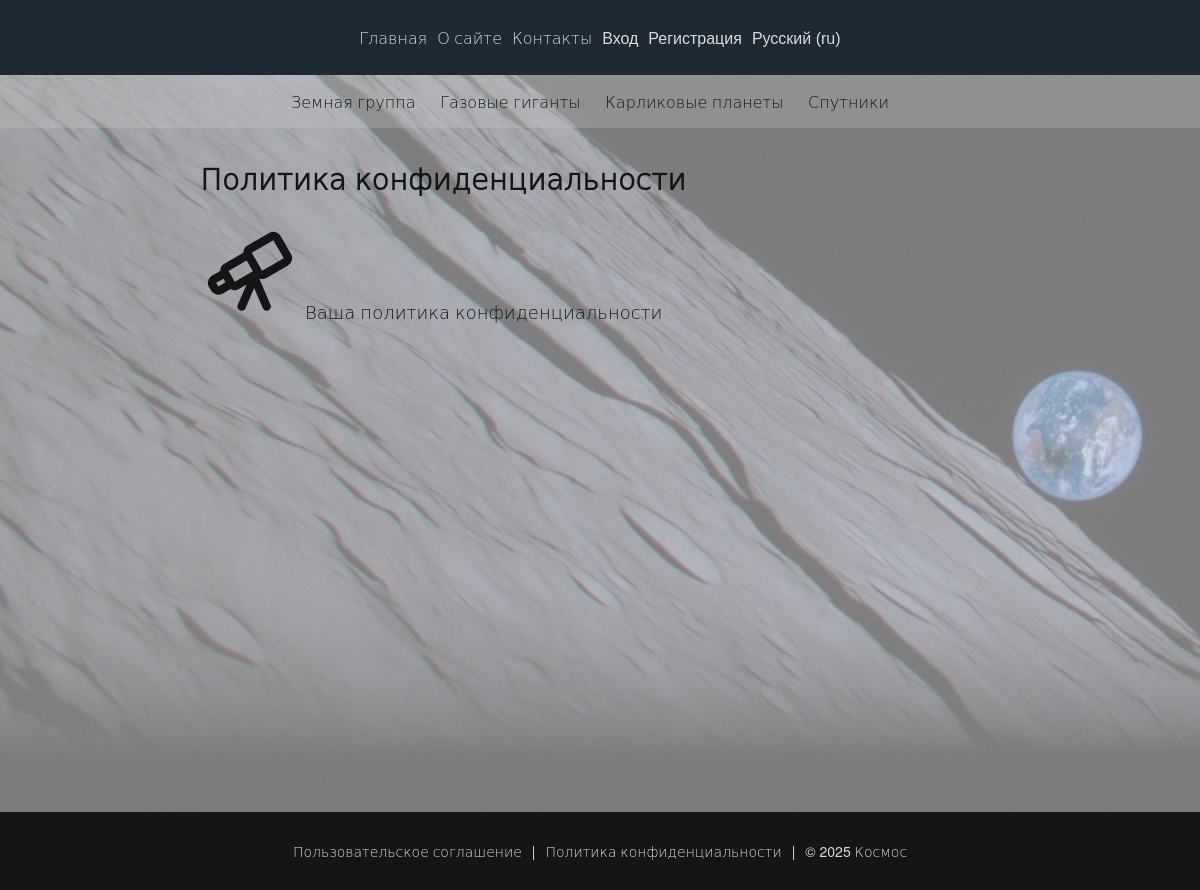
The app's page /privacy/ with its own data.
### base/models.py (models this page shows, shortened)
class Category(models.Model):
    cat_name = models.CharField(max_length=100, db_index=True, verbose_name=_('Category'))
    cat_slug = models.SlugField(max_length=255, unique=True, db_index=True)
    objects = models.Manager()
    class Meta:
        verbose_name = _('category')
        verbose_name_plural = _('Categories')
    def get_absolute_url(self):
        return reverse('category', kwargs={'cat_slug': self.cat_slug})

### base/views.py (the view)
# urls.py: path('privacy/', views.PrivacyPage.as_view(), name='privacy'),
class PrivacyPage(TemplateView):
    template_name = 'base/privacy.html'
    extra_context = {
        'title': _('Privacy'),
        'page_header': _('Privacy & Security'),
        'page_post': _('Your privacy policy')
    }

### base/templatetags/base_tags.py (called while the page is built)
@register.inclusion_tag('base/category.html')
def get_category(selected=0):
    category = Category.objects.all()
    return {'category': category, 'selected': selected}

### base/templates/base/privacy.html (shortened to what this page needs)
{% extends 'base.html' %}
{% load i18n %}
{% block content %}
<div class="content-shell">
    <section>
        <h1 class="post">{{ page_header }}</h1>
        <article class="text-container">
            {% trans 'Your privacy policy' %}
        </article>
    </section>
</div>
{% endblock %}

### base/templates/base/category.html
<section>
    {% for i in category %}
    {% if i.id == selected %}
    <a class="link-dark">{{ i.cat_name }}</a>
    {% else %}
    <a class="link-dark" href="{{ i.get_absolute_url }}">{{ i.cat_name }}</a>
    {% endif %}
    {% endfor %}
</section>

### base/static/base/css/styles.css (style rules this page uses)
* { margin: 0; padding: 0; text-decoration: none; outline: none; box-sizing: border-box; appearance: none; }
:root { --background-color: #141517; --dark-color: #141517; --white-color: #dbdbdb; --head-color: #1d2933; --content-color: rgba(204, 204, 204, 0.6); --footer-color: #141517; --font-size-head: 16px; --font-size-content: 18px; --font-size-footer: 14px; --font-size-large: 1.8em; --font-size-medium: 1.5em; --font-size-small: 1.2em; --font-size-mini: 0.9em; --margin-large: 30px; --margin-medium: 25px; --margin-small: 20px; --margin-mini: 15px; --padding-large: 29px; --padding-medium: 26px; --padding-small: 20px; --padding-mini: 15px; --max-width-content: 1000px; --max-width-form: 800px; --max-width-image: 350px; --width: 100%; }
html, body { height: 100%; font-family: 'Helvetica Neue', 'DejaVu Sans Light', sans-serif; background: var(--background-color) url('../images/background_image.webp') no-repeat center top; background-size: cover; }
#page { display: flex; flex-direction: column; min-height: 100vh; }
.content-shell { max-width: var(--max-width-content); width: var(--width); }
.text-container { color: var(--dark-color); font-size: var(--font-size-content); margin-bottom: var(--margin-medium); }
.post { color: var(--dark-color); font-size: var(--font-size-large); margin-bottom: var(--margin-medium); }
.link-dark { color: var(--dark-color); padding-right: var(--padding-small); transition: background-color 0.3s, color 0.3s; cursor: pointer; }
@media screen and (max-width: 1300px) { .content-shell { max-width: 800px; } }
@media screen and (max-width: 1300px) { .post { margin: var(--margin-small) 0; } }

### records on screen
Category: cat_name "Земная группа"
Category: cat_name "Газовые гиганты"
Category: cat_name "Карликовые планеты"
Category: cat_name "Спутники"

### other values on screen
{{ page_header }} "Политика конфиденциальности"
form field language "Русский (ru)"
